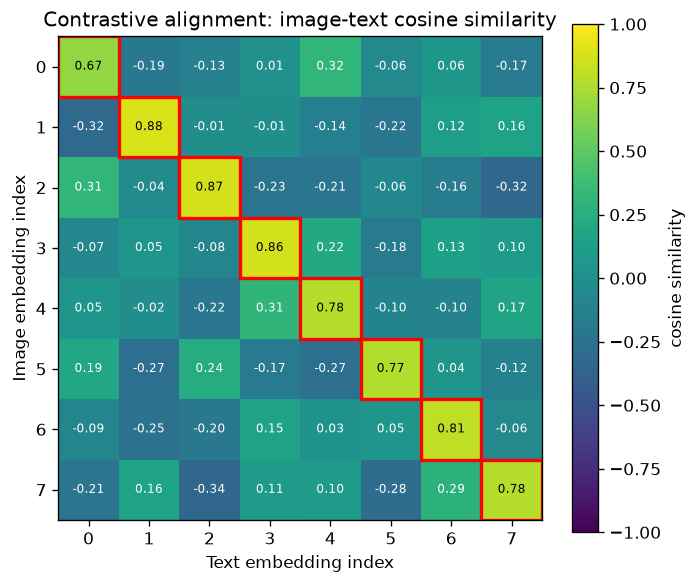

This figure's Python source:
import numpy as np
import matplotlib.pyplot as plt

np.random.seed(42)

N = 8   # number of (image, text) pairs
D = 32  # embedding dimension before projection into the shared space

# "Text" embeddings act as the anchors for each concept.
text_emb = np.random.randn(N, D)

# "Image" embeddings are a noisy view of their matching text embedding, mimicking
# a vision encoder that has been trained (via the contrastive loss) to land near
# the right anchor -- but not exactly on it.
image_emb = 0.75 * text_emb + 0.55 * np.random.randn(N, D)


def normalize(x):
    return x / np.linalg.norm(x, axis=1, keepdims=True)


t = normalize(text_emb)
v = normalize(image_emb)

sim = v @ t.T  # cosine similarity matrix: rows = images, cols = text

fig, ax = plt.subplots(figsize=(6.5, 5.5))
im = ax.imshow(sim, cmap="viridis", vmin=-1, vmax=1)

ax.set_xticks(range(N))
ax.set_yticks(range(N))
ax.set_xlabel("Text embedding index")
ax.set_ylabel("Image embedding index")
ax.set_title("Contrastive alignment: image-text cosine similarity")

for i in range(N):
    for j in range(N):
        color = "white" if sim[i, j] < 0.5 else "black"
        ax.text(j, i, f"{sim[i, j]:.2f}", ha="center", va="center", color=color, fontsize=7)

# Highlight the diagonal: these are the positive pairs the contrastive loss pulls together.
for i in range(N):
    ax.add_patch(plt.Rectangle((i - 0.5, i - 0.5), 1, 1, fill=False, edgecolor="red", lw=2))

fig.colorbar(im, ax=ax, label="cosine similarity")
plt.savefig("graph_DAY_110.png", dpi=120, bbox_inches="tight")
